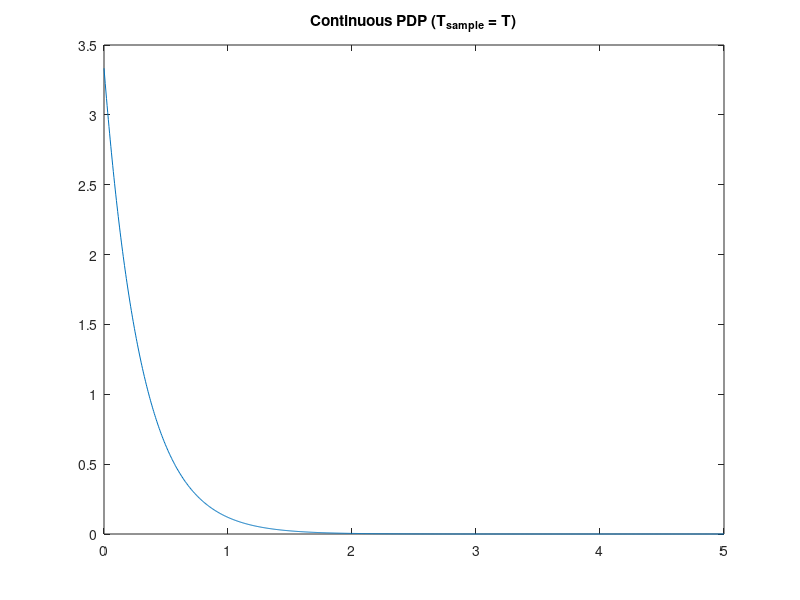
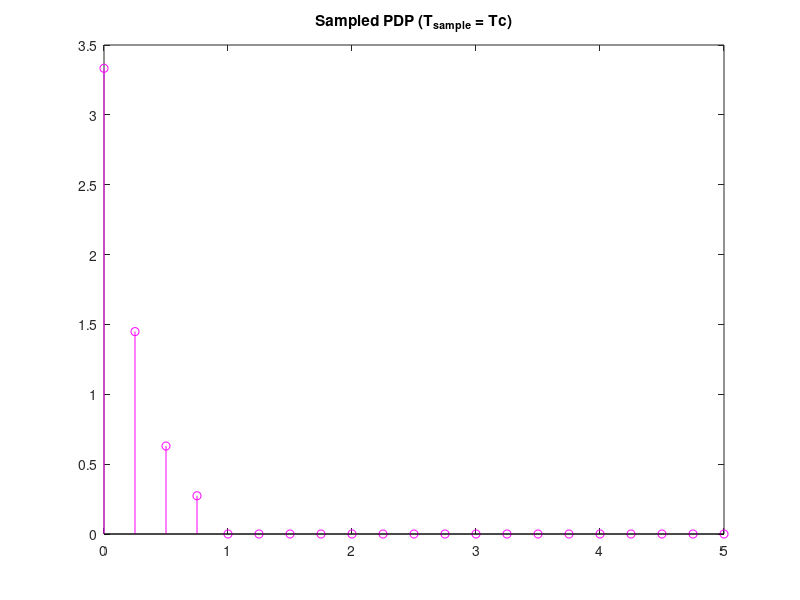
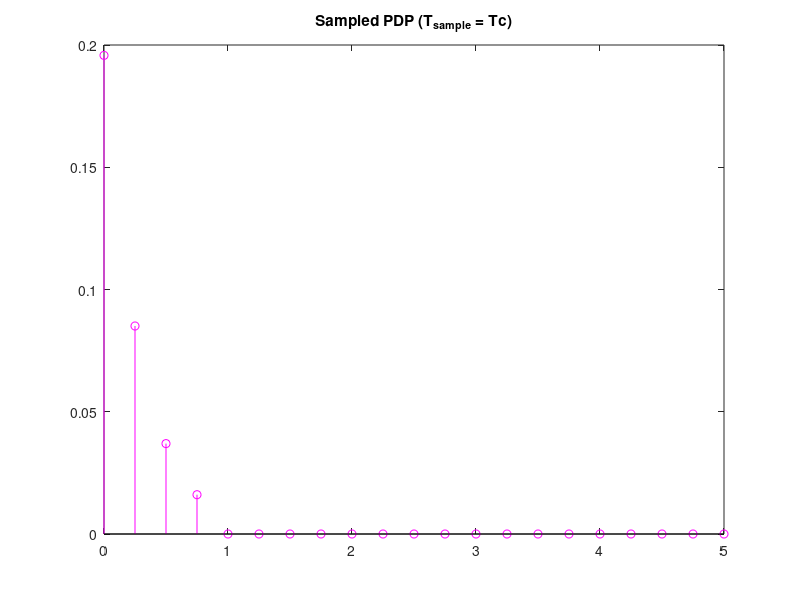

Recreate these plots in MATLAB, in order.
clear all
close all
T = 1;      % Sampling time before interpolation
tau_rms = 0.3*T;       
tau = linspace(0, 5, 1000);
PDP_continuous = exp(-tau/tau_rms)./tau_rms;
figure
plot(tau, PDP_continuous);
title('Continuous PDP (T_{sample} = T)');
%I'll now sample the "continuous" PDP
Tc = (0.25*T);      %New sampling time
tau = 0:Tc:5;
samples = 4;
PDP_sampled = exp(-tau/tau_rms)./tau_rms;
PDP_sampled = [PDP_sampled(1:samples) zeros(1, length(PDP_sampled )-samples)] ;
figure
stem(tau, PDP_sampled, 'm');
title('Sampled PDP (T_{sample} = Tc)');

K = 3; %K in dB
K = 10^(K/10); % K in linear

Md = sum(PDP_sampled) 

C = sqrt(K/(K+1));

norm = Md/( 1 - C^2 ); % MdNorm = 1 - c^2

MdNorm = Md/norm; %PDP normalized

sum( MdNorm )+ C^2 
figure
stem(tau, PDP_sampled/norm, 'm');
title('Sampled PDP (T_{sample} = Tc)');